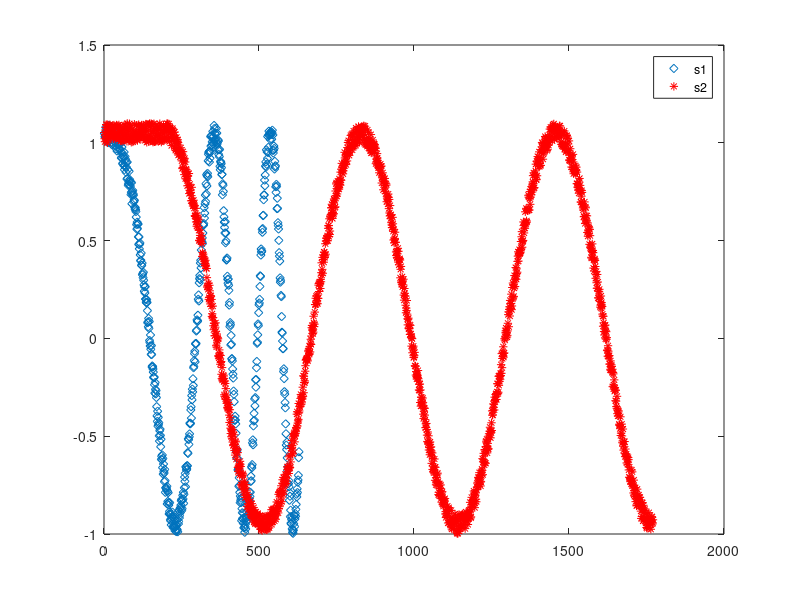
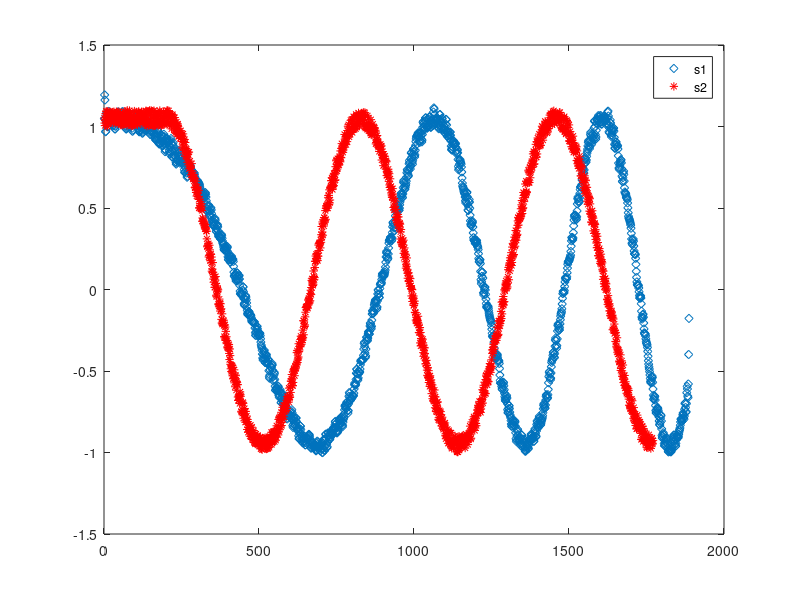
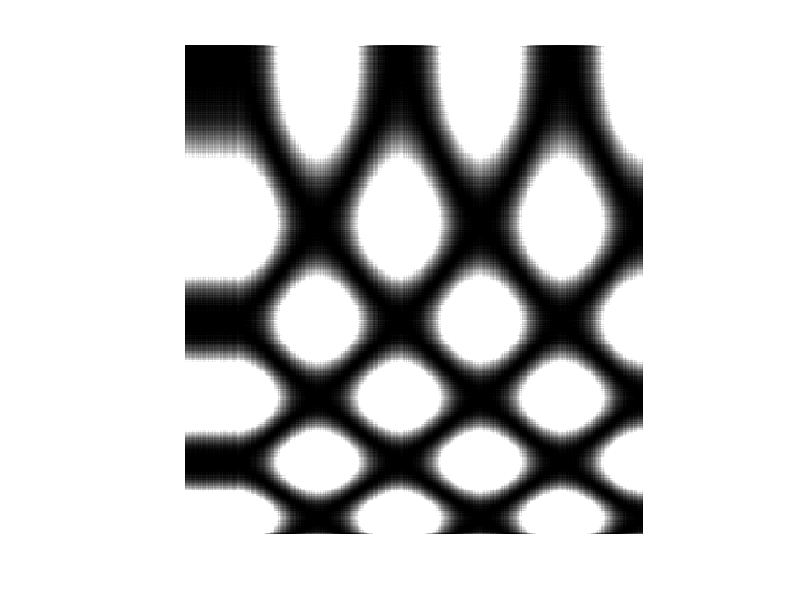
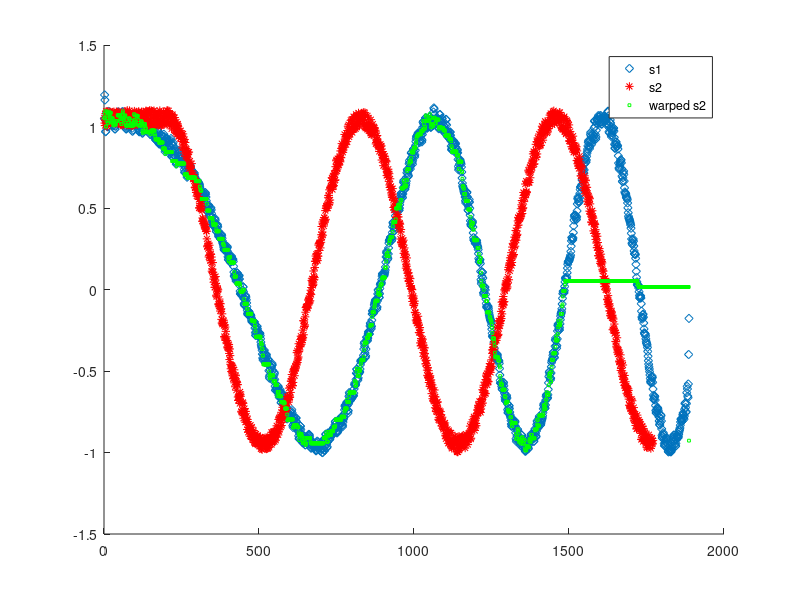

Source code (MATLAB) for these figures, in order:
%%%%%%%%%%%%%%%%%%%%%%%%%% REFERENCES %%%%%%%%%%%%%%%%%%%%%%%%%%%%%%%%%%%%%
% "Exact indexing of dynamic time warping" Eamonn Keogh, Chotirat Ann Ratanamahatana
% "Multi-Dimensional Dynamic Time Warping for Gesture Recognition" G.A. ten Holt M.J.T. Reinders E.A. Hendriks

close all
clear all
clc

%%%%%%%%%%%%%%%%%%%%%%%%%%%% Dataset %%%%%%%%%%%%%%%%%%%%%%%%%%%%%%%%%%%%%%
t1 = 0:0.01:5*pi;

t2 = 0:0.01:2*pi;


s1 = cos(t1)';

s2 = chirp(t2,0.1,5*pi,1.7)';  
 
%s2 = resample(s1,1,3);


% %s22 = resample(s1,3,2);
% %s2 = [s21(1:11) ;s22(25:end)];
% 
 s1 = [ones(200,1); s1];
% 
% s1 = [s1;zeros(200,1)];
% s2 = [s2;zeros(200,1)];
% 
 s2 = s2 + rand(length(s2),1)*0.1;
 s1 = s1 + rand(length(s1),1)*0.1;

 tmp = s1;
 s1 = s2;
 s2 = tmp;
%s1 = [s1; zeros(100,1)+s1(end)]; 
%s2 = [s2; zeros(100,1)+s1(end)]; 
 
%s2 = s2 + [0:length(s2)-1]'/(3*length(s2));


% % % % % % % % % % EstimatedQTask9 = load('EstimatedAngles/EstimatedQArmGiuseppe4.mat');
% % % % % % % % % % EstimatedQTask10 = load('EstimatedAngles/EstimatedQArmGiuseppe9.mat');
% % % % % % % % % % EstimatedQTask9 = EstimatedQTask9.EstimatedQ;
% % % % % % % % % % EstimatedQTask10 = EstimatedQTask10.EstimatedQ;
% % % % % % % % % % 
% % % % % % % % % % s2 = EstimatedQTask9(3,1:end)';
% % % % % % % % % % s1 = EstimatedQTask10(3,1:end)';
% % % % % % % % % % 
% % % % % % % % % % 
% % % % % % % % % % s2 = s2(390:end);
% % % % % % % % % % s1 = s1(390:end);
% % % % % % % % % % % 
% % % % % % % % % % % s1 = s1/max(s1);
% % % % % % % % % % % s2 = s2/max(s2);
% % % % % % % % % % % 
% % % % % % % % % % % s1 = smooth(s1,100);
% % % % % % % % % % % s2 = smooth(s2,100);


% % % s2 = diff(s2);
% % % s1 = diff(s1);
% % % 
% % % s1 = smooth(s1,100);
% % % s2 = smooth(s2,100);
% s1 = [s1(1)*ones(100,1) ; s1];
% s1 = resample(s1,3,1);

figure;
plot(s1,'d');
hold on
plot(s2,'r*');
legend('s1','s2')

%s2 = s2/max(s2);
%s1 = s1/max(s1);

%s1 = [s1; zeros(500,1)]; 
%s2 = [s2; zeros(500,1)]; 


%s1 = [zeros(300,1); s1];
s1 = resample(s1,3,1);

% s1 = [s1; zeros(300,1)+s1(end)]; 
% s2 = [s2; zeros(300,1)+s1(end)]; 
figure;
plot(s1,'d');
hold on
plot(s2,'r*');
legend('s1','s2')

%%%%%%%%%%%%%%%%%%%%%%%%%%%%  %%%%%%%%%%%%%%%%%%%%%%%%%%%%%%%%%%%%%%
%From now on we can use only s1, s2
Ls1 = length(s1);
Ls2 = length(s2);

ns1=size(s1,1);
ns2=size(s2,1);

if size(s1,2)~=size(s1,2)
    error('Error in dtw(): the dimensions of the two input signals do not match.');
end

%w=max(w, abs(ns1-ns2)); % adapt window size

%% initialization distance matrix

D=zeros(ns1,ns2)+Inf; % cache matrix

%% distance matrix calculation
w = Inf;

for i=1:ns1
    for j=1:ns2
        
        D(i,j) = (s1(i) - s2(j))^2;
        
    end
end
figure;
imshow(D, 'InitialMagnification',10000)  % # you want your cells to be larger than single pixels
%colormap(jet) % # to change the default grayscale colormap

%% dynamic time warping of s2
% D ns1 X ns2

%new_s2 will be a vector of ns1 elem
new_s2 = zeros(ns1,1);

%Boundary Conditions
new_s2(1) = s2(1);
new_s2(end) = s2(end);

a = 1; %index on s1
b = 1; %index on s2

for i = 2 : ns1-1

    [~,I] = min([D(a,b) D(a,b+1:min(b+5,ns2-1))]);
    D(a,b) = Inf;
    a = a+1;
    b = b+I-1;

    new_s2(i) = s2(b);

end


figure;hold on;
plot(s1,'d');
plot(s2,'r*');
plot(new_s2,'gs','MarkerSize',2)
legend('s1','s2','warped s2')

figure;
imshow(D, 'InitialMagnification',10000)  % # you want your cells to be larger than single pixels
%colormap(jet) % # to change the default grayscale colormap
